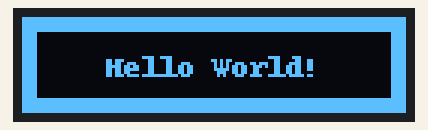
This program was run on a simulated Raspberry Pi (BCM pin numbers). Parts: 128×32 one-colour display. At 0.1 s the program stops and its outputs stay as they are.

Above: at 0.1 s.

The program:

dispay_test_code.py
```python
# (licence header left out)
"""
This demo will fill the screen with white, draw a black box on top
and then print Hello World! in the center of the display

This example is for use on (Linux) computers that are using CPython with
Adafruit Blinka to support CircuitPython libraries. CircuitPython does
not support PIL/pillow (python imaging library)!
"""

import board
import digitalio
from PIL import Image, ImageDraw, ImageFont
import adafruit_ssd1306

# Define the Reset Pin
oled_reset = digitalio.DigitalInOut(board.D4)

# Change these
# to the right size for your display!
WIDTH = 128
HEIGHT = 32  # Change to 64 if needed
BORDER = 5

# Use for I2C.
i2c = board.I2C()
oled = adafruit_ssd1306.SSD1306_I2C(WIDTH, HEIGHT, i2c, addr=0x3C, reset=oled_reset)

# Use for SPI
# spi = board.SPI()
# oled_cs = digitalio.DigitalInOut(board.D5)
# oled_dc = digitalio.DigitalInOut(board.D6)
# oled = adafruit_ssd1306.SSD1306_SPI(WIDTH, HEIGHT, spi, oled_dc, oled_reset, oled_cs)

# Clear display.
oled.fill(0)
oled.show()

# Create blank image for drawing.
# Make sure to create image with mode '1' for 1-bit color.
image = Image.new("1", (oled.width, oled.height))

# Get drawing object to draw on image.
draw = ImageDraw.Draw(image)

# Draw a white background
draw.rectangle((0, 0, oled.width, oled.height), outline=255, fill=255)

# Draw a smaller inner rectangle
draw.rectangle(
    (BORDER, BORDER, oled.width - BORDER - 1, oled.height - BORDER - 1),
    outline=0,
    fill=0,
)

# Load default font.
font = ImageFont.load_default()

# Draw Some Text
text = "Hello World!"
(font_width, font_height) = font.getsize(text)
draw.text(
    (oled.width // 2 - font_width // 2, oled.height // 2 - font_height // 2),
    text,
    font=font,
    fill=255,
)

# Display image
oled.image(image)
oled.show()
```
